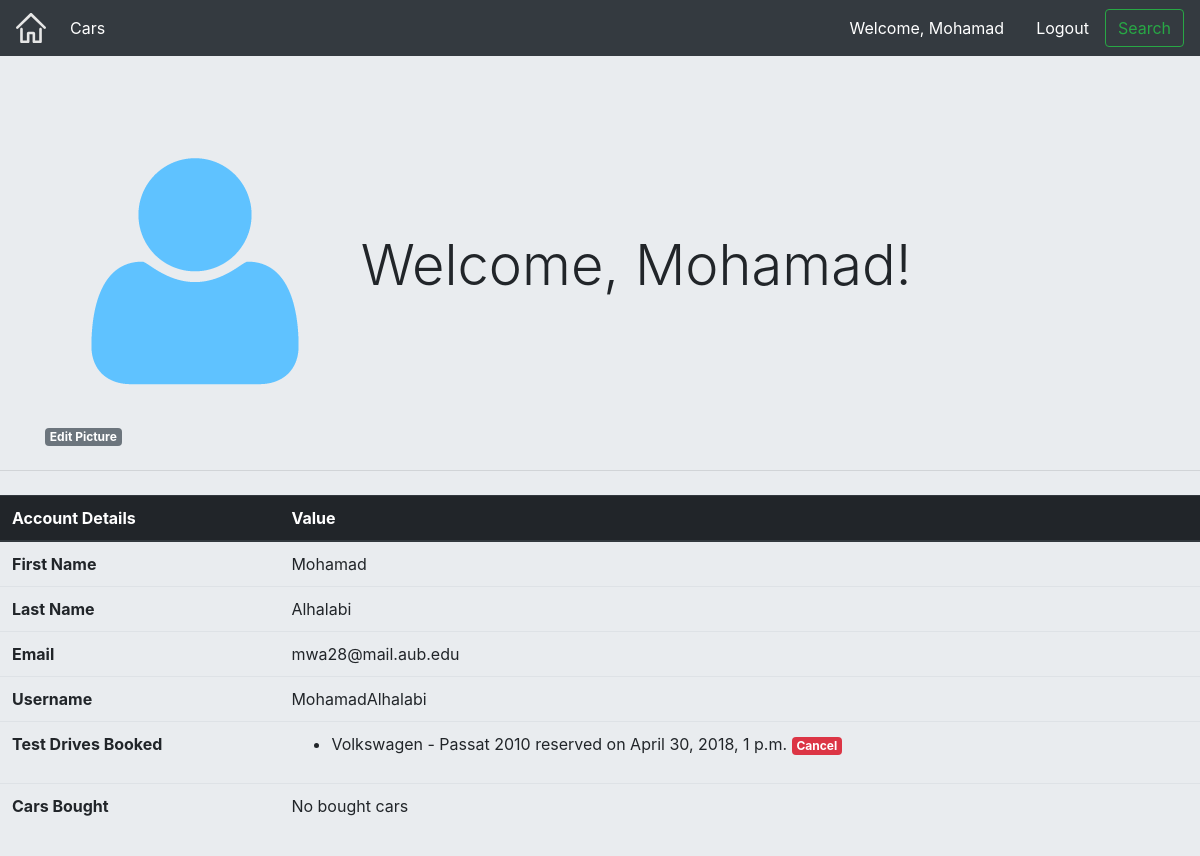
Before: /accounts/profile/MohamadAlhalabi with the older database file.
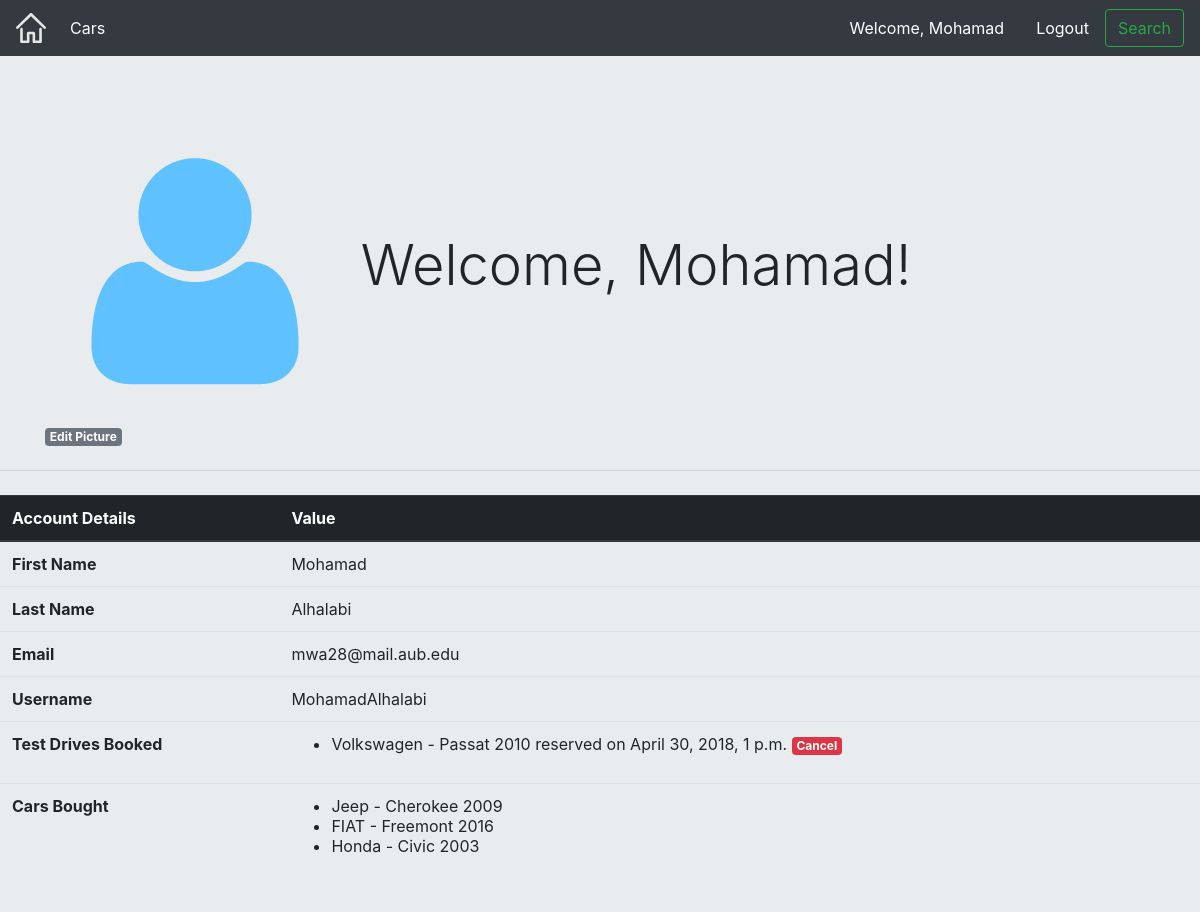
After: the same page with the newer database file.
### testdrive/models.py (models this page shows, shortened)
class TDModel(models.Model):
    driveDate = models.DateTimeField('Test Drive Date', default=datetime.now)
    driveCar = models.ForeignKey(CarModel, on_delete=models.CASCADE, default=1)
    driver = models.ForeignKey(User, on_delete=models.CASCADE, default=1)

### cars/models.py (models this page shows, shortened)
class CarModel(models.Model):
    CarImg = models.FileField()
    CarBrand = models.CharField(max_length=45)
    Model = models.CharField(max_length=45)
    Year = models.CharField(max_length=40)
    Engine = models.CharField(max_length=40)
    Cylinders = models.CharField(max_length=16)
    DoorsNum = models.CharField(max_length=40)
    Weight = models.CharField(max_length=40)
    Fuel = models.CharField(max_length=15)
    BodyType = models.CharField(max_length=20)
    Transmission = models.CharField(max_length=45)
    HP = models.CharField(max_length=40)
    TopSpeed = models.CharField(max_length=40)
    FuelCapacity = models.CharField(max_length=40)
    Country = models.CharField(max_length=45)
    Mileage = models.CharField(max_length=40)
    Color = models.CharField(max_length=45)
    def __str__(self):
        return self.CarBrand + ' - ' + self.Model + ' ' + self.Year

### buy/models.py (models this page shows, shortened)
class BuyModel(models.Model):
    boughtCar = models.CharField(max_length=50000)
    buyer = models.ForeignKey(User, on_delete=models.CASCADE, default=1)

### accounts/views.py (the view)
# urls.py: url(r'^profile/(?P<username>[a-zA-Z0-9]+)$', views.get_user_profile, name='profile'),
def get_user_profile(request, username):
    user = User.objects.get(username=username)
    template_dict = {}
    hasPhoto = False
    try:
        profilephoto = ProfilePhoto.objects.get(userPhoto=user)
        hasPhoto = True
        photo = profilephoto.userImg
        template_dict.update({'photo': photo, 'hasPhoto': hasPhoto})
    except ObjectDoesNotExist:
        hasPhoto = False
    upcoming = []
    boughtCars = []
    testdrive = TDModel.objects.filter(driver=user)
    bought = BuyModel.objects.filter(buyer=user)
    for drive in testdrive:
        if drive.driveDate> timezone.now():
            upcoming.append(drive)
    for car in bought:
        boughtCars.append(car)
    template_dict.update({"user": user, 'upcoming': upcoming, 'boughtCars': boughtCars})
    return render(request, 'accounts/user_profile.html', template_dict)

### templates/accounts/user_profile.html (shortened to what this page needs)
{% extends   'exterior.html' %}
{% load staticfiles %}
{% block login %}
        {% if user.is_authenticated %}
            <a class="nav-item nav-link" href="{% url 'accounts:profile' username=user.username %}" style="color: white; ">Welcome, {{ user.first_name }}</a>
        {% else %}
            <a class="nav-item nav-link" href="{% url 'accounts:login' %}" style="color: white; ">Login</a>
        {% endif %}
    {% endblock %}
    {% block logout %}
        {% if user.is_authenticated %}
            <a class="nav-item nav-link" href="{% url 'accounts:logout' %}" style="color: white; ">Logout</a>
        {% else %}
            <a class="nav-item nav-link" href="{% url 'accounts:register' %}" style="color:white;">Register</a>
        {% endif %}
    {% endblock %}
{% block content %}
    <div class="jumbotron jumbotron-fluid">
  <div class="container">
    <h1 class="display-4">
        {% if hasPhoto %}
            <img src="{{ photo.url }}" style="width: 300px; height: 300px;">
        {% else %}
        <img src="{% static 'img/default-img.png' %}" style="width: 300px;" alt="{{user.username}}">
        {% endif %}
        Welcome, {{ user.first_name }}!
    </h1>
       <a href="{% url 'accounts:addphoto' user.username %}" class="badge badge-secondary">Edit Picture</a>
  </div>
    <hr class="my-4">
        <p class="lead">
        <table class="table">
        <thead class="thead-dark">
        <tr>
            <th scope="col">Account Details</th>
            <th scope="col">Value</th>
    </tr>
  </thead>
  <tbody>
    <tr>
      <th scope="row">First Name</th>
      <td>{{user.first_name}}</td>
    </tr>
    <tr>
      <th scope="row">Last Name</th>
      <td>{{user.last_name}}</td>
    </tr>
    <tr>
      <th scope="row">Email</th>
      <td>{{user.email}}</td>
    </tr>
  <tr>
      <th scope="row">Username</th>
      <td>{{user.username}}</td>
    </tr>
  <tr>
      <th scope="row">Test Drives Booked</th>
  <td>
  {% if upcoming %}
       <ul>
      {% for drive in upcoming %}
          <li>{{ drive.driveCar }} reserved on {{drive.driveDate}} <a class="badge badge-danger" href="{% url 'testdrive:delete' drive.pk %}">Cancel</a></li>
      {% endfor %}
      </ul>
      {% else %}
      No upcoming testdrives
  {% endif %}
  </td>
    </tr>
   <tr>
      <th scope="row">Cars Bought</th>
  <td>
  {% if boughtCars %}
       <ul>
      {% for car in boughtCars %}
          <li> {{ car.boughtCar }}</li>
      {% endfor %}
      </ul>
      {% else %}
      No bought cars
  {% endif %}
  </td>
    </tr>
  </tbody>
</table>
</div>
{% endblock %}

Changed rows visible on the page:
added BuyModel: boughtCar "Jeep - Cherokee 2009"
added BuyModel: boughtCar "FIAT - Freemont 2016"
added BuyModel: boughtCar "Honda - Civic 2003"
Other visible differences:
text no longer shown: "No bought cars"
